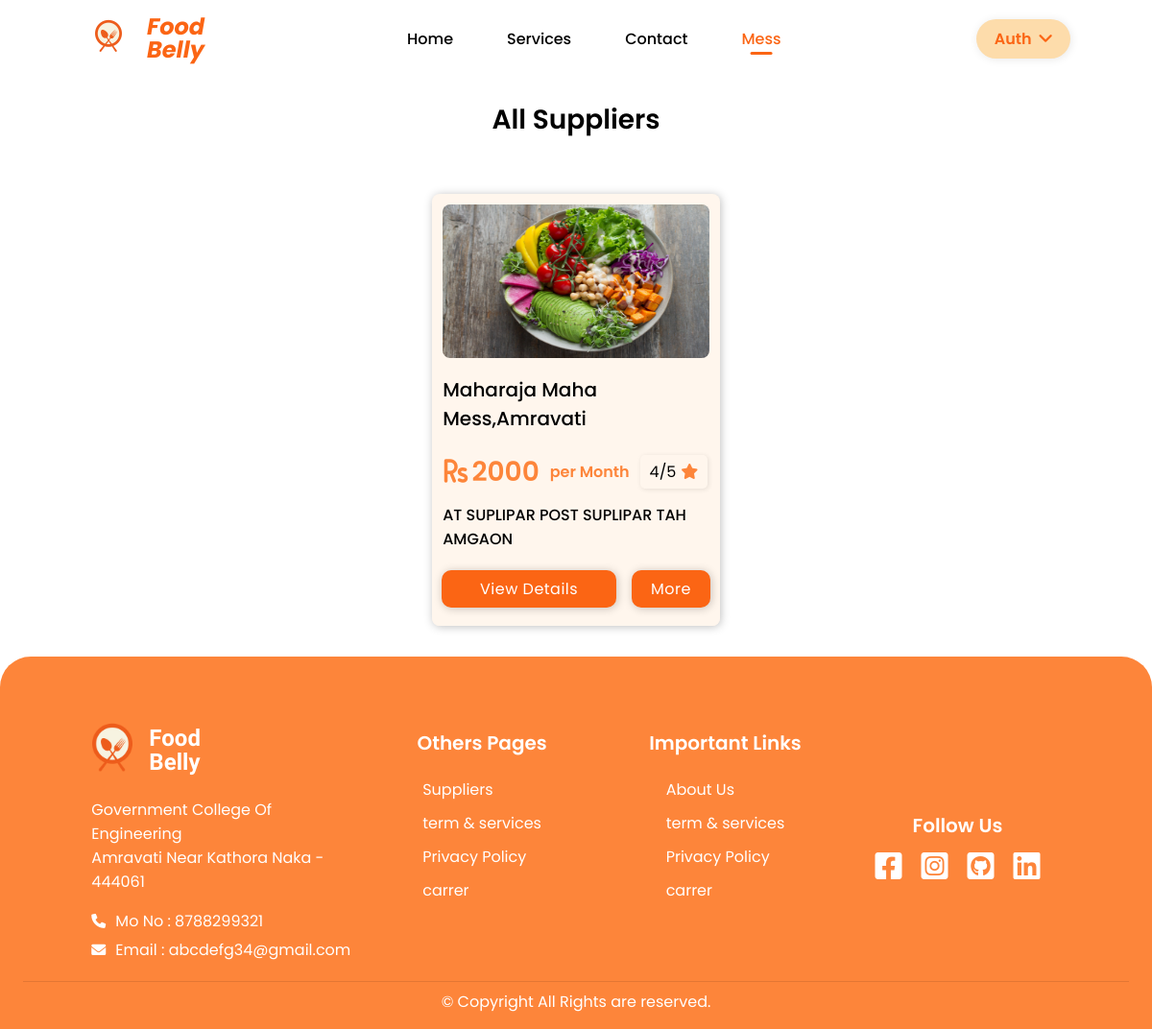
The app's page /all-supplier/, older data.
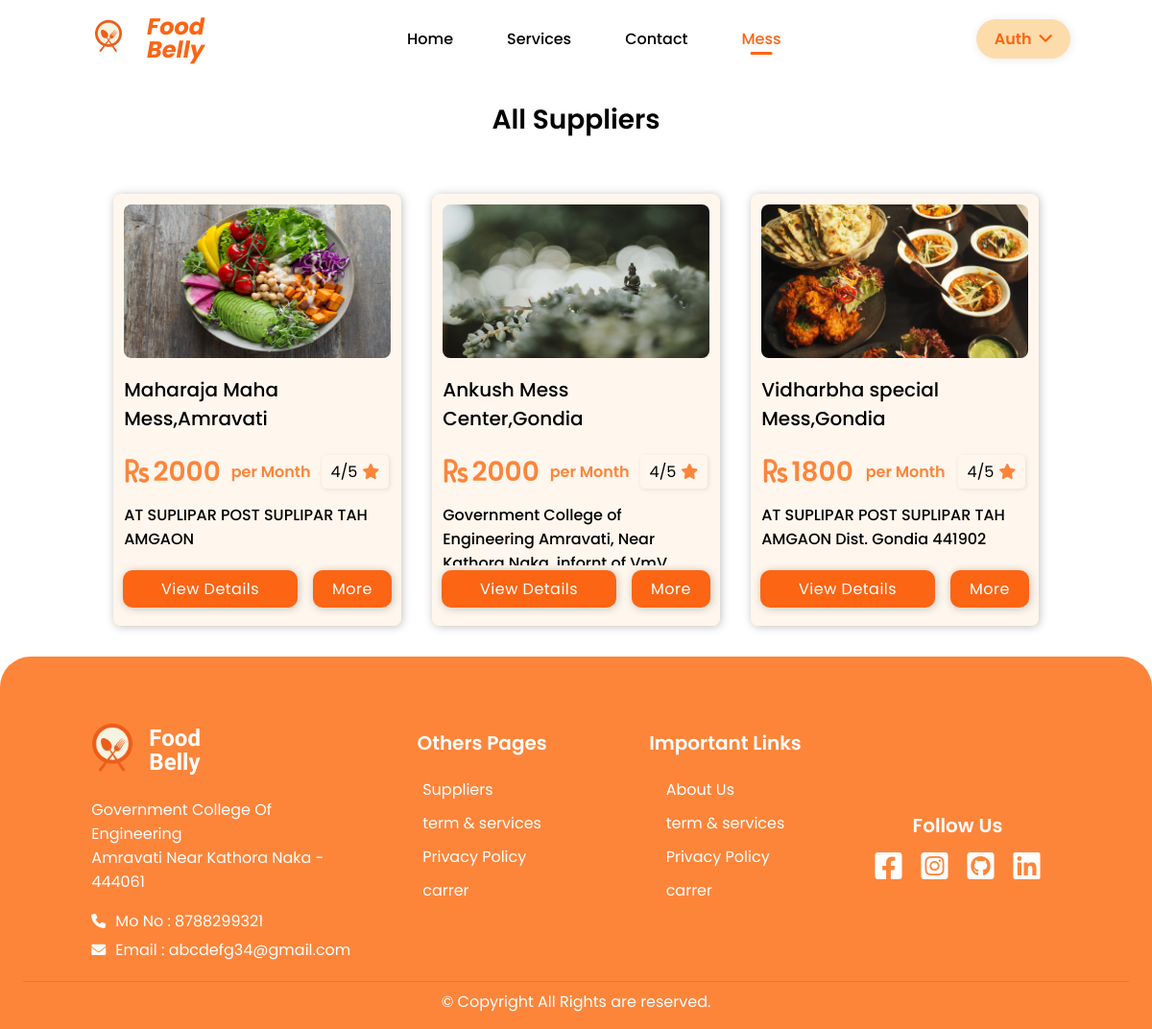
The same page, newer data.
### messApp/models.py (models this page shows, shortened)
class MessDetails(models.Model):
    supplier = models.ForeignKey(Supplier,on_delete=models.CASCADE)
    slug = models.SlugField(default="",blank=True,null=True)
    name = models.CharField(max_length=5000,null=True,blank=True)
    state = models.CharField(max_length=100,null=True,blank=True)
    city = models.CharField(max_length=100,null=True,blank=True)
    address = models.TextField(null=True,blank=True)
    number = models.CharField(max_length=12,blank=True,null=True)
    meal_type = models.CharField(max_length=200, null=True, blank=True)
    mess_availability = models.CharField(max_length=10000,null=True,blank=True)
    meal_feature = models.TextField(null=True,blank=True)
    meal_special = models.TextField(null=True,blank=True)
    map_link = models.URLField(max_length=10000,null=True,blank=True)
    rating = models.IntegerField(default=0)
    price_per_tiffin = models.IntegerField(default=0)
    price_per_month = models.IntegerField(default=0)
    price_with_veg = models.IntegerField(default=0)
    extra_for_non_veg = models.IntegerField(default=0)
    mess_image1 = models.ImageField(upload_to='messImage/', height_field=None, width_field=None,null=True)
    mess_image2 = models.ImageField(upload_to='messImage/', height_field=None, width_field=None,null=True)
    mess_image3 = models.ImageField(upload_to='messImage/', height_field=None, width_field=None,null=True)
    mess_image4 = models.ImageField(upload_to='messImage/', height_field=None, width_field=None,null=True)

### messApp/views.py (the view)
# urls.py: path('all-supplier/',views.AllSupplier,name='all-supliers'),
def AllSupplier(request):
    customer =None
    supplier =None
    if request.user.is_active:
        user = User.objects.get(username = request.user.username)
        if Customer.objects.filter(user = user).exists():
            customer = Customer.objects.get(user = user)
        elif Supplier.objects.filter(user = user).exists():
            supplier = Supplier.objects.get(user = user)
    all_mess = MessDetails.objects.all()
    context = {
        'all_mess':all_mess,
        'customer':customer,
        'supplier':supplier
    }
    return render(request,'all-suppliers.html',context)

### templates/all-suppliers.html (shortened to what this page needs)
{% load static %}
<!DOCTYPE html>
<html lang="en">
<head>
    <link rel="stylesheet" href="https://cdnjs.cloudflare.com/ajax/libs/font-awesome/6.0.0-beta3/css/all.min.css"
 />
    <link rel="stylesheet" href="{% static 'css/all-suppliers.css' %}">
    <link rel="stylesheet" href="{% static 'css/supplier-card.css' %}">
    <link rel="stylesheet" href="{% static 'css/footer.css'%}">
</head>
<body>
    <header class="header">
        <nav class="navbar">
            <div class="logo__cont">
                 <a href="/">
                     <div class="logo__img">
                         <img src="{% static 'images/hamburger.png' %}" alt="logo">
                     </div>
                     <div class="logo__text">
                         <h2><i>Food <br/> Belly</i></h2>
                     </div>
                 </a>
            </div>
            <div class="menu">
                <ul class="ul-list">
                    <li class="list-item"><a href="/">Home</a></li>
                    <li class="list-item"><a href="/#services">Services</a></li>
                    <li class="list-item"><a href="{% url 'contact' %}">Contact</a></li>
                    <li class="list-item"><a href="{% url 'all-supliers' %}" class="active">Mess</a></li>
                </ul>
            </div>
            <div class="auth__container">
                <p class="auth">Auth</p>
                <div class="down__btn">
                    <i class="fas fa-angle-down"></i>
                </div>
            </div>
        </nav>
    </header>
    <main class="main">
        <div>
            <h2 class="title">All Suppliers</h2>
        </div>
        {% if all_mess %}
        <div class="cards">
            {% for mess in all_mess %}
            <div class="card">
                    <dic id="img__container">
                        <img src="{{mess.mess_image1.url}}" alt="{{mess.name}}">
                    </dic>
                    <div class="name">
                        <h3>{{mess.name}}</h3>
                    </div>
                    <div class="price__and__rating">
                        <div class="price__container">
                            <span><i class="fas fa-rupee-sign ruppes__sign"></i></span>
                            <span class="price">{{mess.price_per_month}}</span>
                        </div>
                        <div class="to__discount">
                            <span class="price">per Month</span>
                        </div>
                        <div class="card__rating">
                             <p>
                                 <span>{{mess.rating}}/5</span><span><i class="fas fa-star ruppes__sign"></i></span>
                             </p>
                        </div>
                    </div>
                        <div class="address">
                            <p>{{mess.address}}</p>
                        </div>
                        <div class="buttons__container">
                            <a href="/mess/{{mess.slug}}" class="view__details">View Details</a>
                            <a href="#">More</a>
                        </div>
            </div>
            {% endfor %}
        </div>
        {% endif %}
    </main>
    <footer class="footer">
        <div class="footer__wrapper">
            <div class="info__footer">
                 <div class="footer__logo">
                     <a href="#">
                        <div class="logo">
                               <img src=" {% static 'images/hamburger.png' %}" alt="">
                        </div>
                        <div class="logo__txt">
                            <h2>Food<br> Belly</h2>
                        </div>
                     </a>
                 </div>
                 <div class="details__para__footer">
                     <p>Government College Of Engineering<br> Amravati
                        Near Kathora Naka - 444061</p>
                 </div>
                 <div class="personal__details__footer">
                     <p><i class="fas fa-phone dot"></i> Mo No : 8788299321</p>
                     <p><i class="fas fa-envelope dot"></i> Email : abcdefg34@gmail.com</p>
                 </div>
            </div>
            <div class="others__page__footer">
                <div class="footer__section__title">
                    <h2>Others Pages</h2>
                </div>
                <ul>
                    <li>
                        <a href="#" class="link__footer">Suppliers</a>
                    </li>
                    <li>
                        <a href="#" class="link__footer">term & services</a>
                    </li>
                    <li>
                        <a href="#" class="link__footer">Privacy Policy</a>
                    </li>
                    <li>
                        <a href="#" class="link__footer">carrer</a>
                    </li>
                </ul>
            </div>
            <div class="other__links__footer">
                <div class="footer__section__title">
                    <h2>Important Links</h2>
                </div>
                <ul>
                    <li>
                        <a href="/about-us/" class="link__footer">About Us</a>
                    </li>
                    <li>
                        <a href="#" class="link__footer">term & services</a>
                    </li>
                    <li>
                        <a href="#" class="link__footer">Privacy Policy</a>
                    </li>
                    <li>
                        <a href="#" class="link__footer">carrer</a>
                    </li>
                </ul>
            </div>
            <div class="social__footer">
                <div class="footer__section__title">
                    <h2>Follow Us</h2>
                </div>
                <div class="social__icons">
                    <div>
                        <a href="#"><i class="fab fa-facebook-square"></i></a>
                    </div>
                    <div>
                        <a href="#"><i class="fab fa-instagram-square"></i></a>
                    </div>
                    <div>
                        <a href="#"><i class="fab fa-github-square"></i></a>
                    </div>
                    <div>
                        <a href="#"><i class="fab fa-linkedin"></i></a>
                    </div>
                </div>
            </div>
        </div>
        <div class="footer__bottom">
            <p>&copy; Copyright  All Rights are reserved.</p>
        </div>
    </footer>
</body>
</html>

### static/css/all-suppliers.css (style rules this page uses)
* { padding: 0; margin: 0; box-sizing: border-box; font-family: 'Poppins', sans-serif; }
:root { --primary-color : #FB6514; --secondary-color : #FD853A; --light-primary : #FE8273; --light-secondary : #FDDCAB; --light-light-primary : #FFEAD5; --light-light-secondary : #FFF6ED; --X-light : #FFFAF5; --white : #fff; --black : #000; }
:root { --small-font: .8rem; --primary-font: 1rem; --large-primary-font : 1.15rem; --secondary-font: 1.25rem; --large-font: 1.5rem; --x-large: 1.75rem; --xx-large: 2rem; --xxx-large : 2.5rem; }
:root { --mg-5: .5rem; --mg-7 : .7rem; --mg-10 : 1rem; --mg-12 : 1.2rem; --mg-15 : 1.5rem; --mg-20 : 2rem; --mg-25 : 2.5rem; --mg-30 : 3rem; --mg-35 : 3.5rem; }
body { position: relative; }
.header { width: 100%; }
.navbar { height: 4rem; display: flex; justify-content: space-between; align-items: center; padding: var(--mg-20) 85px; padding-top: var(--mg-25); z-index: 10px; }
.logo__cont a { text-decoration: none; display: flex; align-items: center; padding: var(--mg-5); }
.logo__img img { width: 40px; height: 40px;; margin-right: 20px; }
.logo__text h2 { font-family: 'Poppins', sans-serif; font-family: 'Lobster', cursive; font-size: var(--large-font); font-weight: 700; line-height: 24px; color: var(--primary-color); }
.menu .ul-list { list-style-type: none; display: flex; align-items: center; }
.menu .list-item { margin: 0 20px; }
.menu .list-item a { text-decoration: none; padding: var(--mg-5) var(--mg-5); padding-bottom: var(--mg-5); font-size: var(--primary-font); font-weight: 500; color: black; position: relative; transition: .3s ease; }
.menu .list-item .active { color: var(--primary-color); }
.menu .list-item .active::after { content:""; height: 2.5px; width: 40%; position: absolute; bottom: 3px; left:50%; transform: translateX(-50%); border-radius: 50px; background-color: var(--primary-color); transition: .5s ease; }
.menu .list-item a::after { content:""; height: 2.5px; width: 0%; position: absolute; bottom: 3px; left:50%; transform: translateX(-50%); border-radius: 50px; background-color: var(--primary-color); transition: .5s ease; }
.auth__container { display: flex; align-items: center; background: var(--light-secondary); color: var(--primary-color); padding: var(--mg-5) var(--mg-12); box-shadow: 1px 1px 10px rgba(0, 0, 0, 0.089); border-radius: 25px; cursor: pointer; z-index: 7; }
.auth { font-weight: 600; margin-right: var(--mg-5); }
.down__btn i { font-size: 1.1rem; transition: .3s ease; }
.title { font-size: var(--x-large); font-weight: 600; text-align: center; padding: var(--mg-15); padding-top: var(--mg-20); }

### static/css/supplier-card.css (style rules this page uses)
.cards { display: flex; justify-content: center; flex-wrap: wrap; padding: var(--mg-5) 40px; }
.card { width: 300px; min-height: 450px; border-radius: var(--mg-5); background: var(--light-light-secondary); padding: var(--mg-7); margin: var(--mg-15) var(--mg-10); box-shadow: 1px 1px 10px rgba(0, 0, 0, 0.253); position: relative; overflow: hidden; }
#img__container { width: 100%; height: 160px; border-radius: var(--mg-5); }
#img__container img { width: 100%; height: 160px; border-radius: var(--mg-5); }
.name h3 { font-weight: 500; font-size: var(--secondary-font); padding: var(--mg-7) 0; padding-bottom: var(--mg-5); }
.price__container { padding: var(--mg-7) 0; }
.price { font-weight: 600; font-size: var(--x-large); margin-right: var(--mg-5); color: var(--secondary-color); }
.ruppes__sign { font-weight: 600; font-size: var(--x-large); color: var(--secondary-color); }
.address p { font-weight: 500; font-size: var(--primary-font); }
.buttons__container { width: 100%; text-align: center; padding: 5px 10px; padding-bottom: var(--mg-12); display: flex; align-items: center; justify-content: space-between; position: absolute; bottom: 0; left: 0; background: var(--light-light-secondary); }
.buttons__container a { text-decoration: none; padding: 7px 20px; border-radius: 10px; font-size: var(--primary-font); border: none; outline: none; box-shadow: 1px 1px 10px rgba(0, 0, 0, 0.219); background-color: var(--primary-color); color: var(--white); letter-spacing: .5px; cursor: pointer; }
.view__details { padding: 7px 40px !important; }
.price__and__rating { display: flex; align-items: center; justify-content: space-around; }
.to__discount .price { font-size: 1rem; }
.card__rating p { padding: 5px 10px; border-radius: 5px; box-shadow: 1px 1px 5px .1px rgba(0, 0, 0, 0.1); }
.card__rating p i { font-size: 16px; padding-left: 5px; }

Row changes from the older to the newer data that the page shows:
added MessDetails: mess_image1 (picture), name "Ankush Mess Center,Gondia", price_per_month "2000", rating "4", address "Government College of Engineering Amravati, Near Kathora Naka, infornt of VmV…"
added MessDetails: mess_image1 (picture), name "Vidharbha special Mess,Gondia", price_per_month "1800", rating "4", address "AT SUPLIPAR POST SUPLIPAR TAH AMGAON Dist. Gondia 441902"
